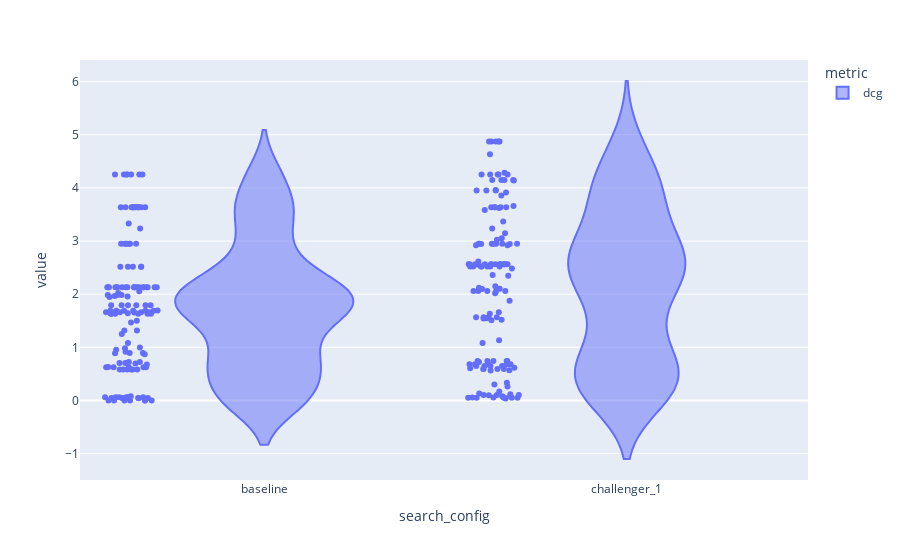

This figure's notebook cell:
### Markdown cell above
## Comparing two search configurations

### Code cell
sel = df_metrics.search_config.isin(["baseline", "challenger_1"])
sel = sel & (df_metrics.metric.isin(["dcg"]))
df = df_metrics[sel]
df = df[["value", "metric", "search_config", "query", "datetime"]]

fig = px.violin(df, y="value", x="search_config", points="all", color="metric", hover_data=df.columns)
fig

### Figure 1 — Plotly figure (JSON) as saved in the notebook; plotly's stock layout.template omitted (floating-point values rounded to 4 significant figures; data arrays with more than 128 entries replaced by an {"elided": "..."} marker saying what was removed)
{"data": [{"alignmentgroup": "True", "box": {"visible": false}, "customdata": {"elided": "280x3 str values"}, "hovertemplate": "metric=%{customdata[0]}<br>search_config=%{x}<br>value=%{y}<br>query=%{customdata[1]}<br>datetime=%{customdata[2]}<extra></extra>", "legendgroup": "dcg", "marker": {"color": "#636efa"}, "name": "dcg", "offsetgroup": "dcg", "orientation": "v", "points": "all", "scalegroup": "True", "showlegend": true, "type": "violin", "x": {"elided": "280 str values"}, "x0": " ", "xaxis": "x", "y": {"elided": "280 float values"}, "y0": " ", "yaxis": "y"}], "layout": {"legend": {"title": {"text": "metric"}, "tracegroupgap": 0}, "margin": {"t": 60}, "violinmode": "group", "xaxis": {"anchor": "y", "domain": [0, 1], "title": {"text": "search_config"}}, "yaxis": {"anchor": "x", "domain": [0, 1], "title": {"text": "value"}}}}
